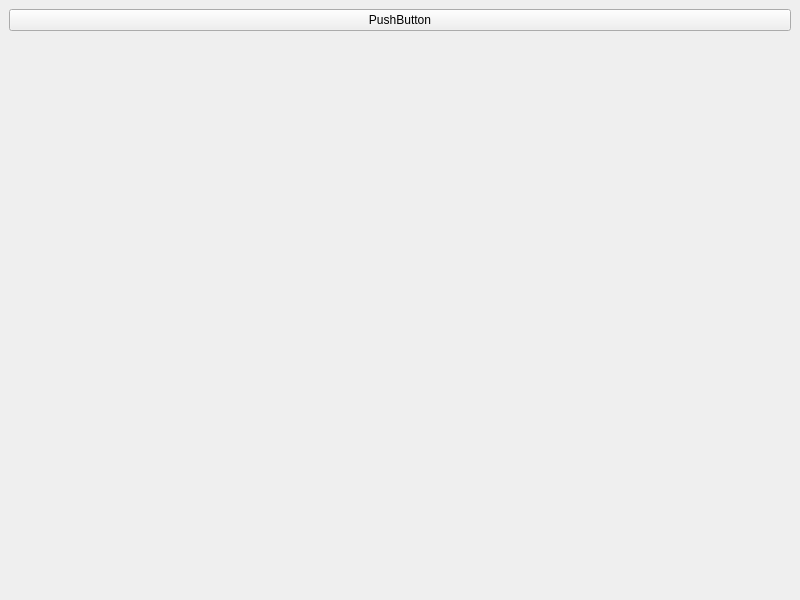
<?xml version="1.0" encoding="UTF-8"?>
<ui version="4.0">
 <class>MainWindow</class>
 <widget class="QMainWindow" name="MainWindow">
  <property name="geometry">
   <rect>
    <x>0</x>
    <y>0</y>
    <width>800</width>
    <height>600</height>
   </rect>
  </property>
  <property name="sizePolicy">
   <sizepolicy hsizetype="Preferred" vsizetype="Preferred">
    <horstretch>0</horstretch>
    <verstretch>0</verstretch>
   </sizepolicy>
  </property>
  <property name="windowTitle">
   <string>MainWindow</string>
  </property>
  <widget class="QWidget" name="widget">
   <layout class="QVBoxLayout" name="verticalLayout">
    <item>
     <widget class="QPushButton" name="pushButton">
      <property name="text">
       <string>PushButton</string>
      </property>
      <property name="checkable">
       <bool>true</bool>
      </property>
     </widget>
    </item>
    <item>
     <widget class="QWidget" name="widget_5" native="true">
      <property name="sizePolicy">
       <sizepolicy hsizetype="Preferred" vsizetype="Preferred">
        <horstretch>2</horstretch>
        <verstretch>0</verstretch>
       </sizepolicy>
      </property>
      <layout class="QHBoxLayout" name="horizontalLayout_4">
       <item>
        <widget class="QWidget" name="widget_2" native="true">
         <property name="sizePolicy">
          <sizepolicy hsizetype="Preferred" vsizetype="Preferred">
           <horstretch>1</horstretch>
           <verstretch>0</verstretch>
          </sizepolicy>
         </property>
         <layout class="QHBoxLayout" name="horizontalLayout"/>
        </widget>
       </item>
       <item>
        <widget class="QWidget" name="widget_3" native="true">
         <property name="sizePolicy">
          <sizepolicy hsizetype="Preferred" vsizetype="Preferred">
           <horstretch>1</horstretch>
           <verstretch>0</verstretch>
          </sizepolicy>
         </property>
         <layout class="QHBoxLayout" name="horizontalLayout_2"/>
        </widget>
       </item>
       <item>
        <widget class="QWidget" name="widget_4" native="true">
         <property name="sizePolicy">
          <sizepolicy hsizetype="Preferred" vsizetype="Preferred">
           <horstretch>1</horstretch>
           <verstretch>0</verstretch>
          </sizepolicy>
         </property>
         <layout class="QHBoxLayout" name="horizontalLayout_3"/>
        </widget>
       </item>
      </layout>
     </widget>
    </item>
   </layout>
  </widget>
 </widget>
 <resources/>
 <connections>
  <connection>
   <sender>pushButton</sender>
   <signal>toggled(bool)</signal>
   <receiver>widget_4</receiver>
   <slot>setVisible(bool)</slot>
   <hints>
    <hint type="sourcelabel">
     <x>707</x>
     <y>29</y>
    </hint>
    <hint type="destinationlabel">
     <x>707</x>
     <y>134</y>
    </hint>
   </hints>
  </connection>
 </connections>
 <slots>
  <slot>Reset()</slot>
 </slots>
</ui>
